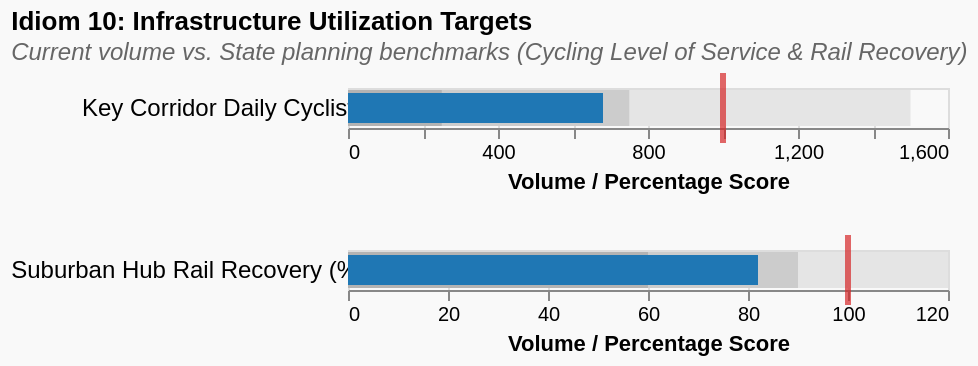

Vega-Lite specification stored for this chart:
### Vega-Lite specification from a JSON file in a GitHub repository (floating-point values rounded to 4 significant figures)
{"$schema": "https://vega.github.io/schema/vega-lite/v5.json", "title": {"text": "Idiom 10: Infrastructure Utilization Targets", "subtitle": "Current volume vs. State planning benchmarks (Cycling Level of Service & Rail Recovery)", "subtitleColor": "#666666", "subtitleFontStyle": "italic"}, "width": 600, "height": 150, "background": "#f9f9f9", "data": {"values": [{"Metric": "Key Corridor Daily Cyclists", "Poor": 250, "Good": 750, "Excellent": 1500, "Measure": 680, "Target": 1000}, {"Metric": "Suburban Hub Rail Recovery (%)", "Poor": 60, "Good": 90, "Excellent": 120, "Measure": 82, "Target": 100}]}, "facet": {"row": {"field": "Metric", "type": "nominal", "title": null, "header": {"labelAngle": 0, "labelAlign": "left", "labelFontSize": 12, "labelPadding": -10}}}, "resolve": {"scale": {"x": "independent"}}, "spec": {"layer": [{"description": "Background Range 3: Excellent", "mark": {"type": "bar", "color": "#e5e5e5"}, "encoding": {"x": {"field": "Excellent", "type": "quantitative", "title": "Volume / Percentage Score"}}}, {"description": "Background Range 2: Good", "mark": {"type": "bar", "color": "#cccccc"}, "encoding": {"x": {"field": "Good", "type": "quantitative"}}}, {"description": "Background Range 1: Poor", "mark": {"type": "bar", "color": "#b3b3b3"}, "encoding": {"x": {"field": "Poor", "type": "quantitative"}}}, {"description": "Foreground Bar: Actual Measured Volume", "mark": {"type": "bar", "color": "#1f77b4", "size": 15}, "encoding": {"x": {"field": "Measure", "type": "quantitative"}, "tooltip": [{"field": "Metric", "type": "nominal", "title": "KPI"}, {"field": "Measure", "type": "quantitative", "title": "Current Performance"}, {"field": "Target", "type": "quantitative", "title": "State Target"}]}}, {"description": "Target Marker (Tick)", "mark": {"type": "tick", "color": "#d62728", "thickness": 3, "size": 35}, "encoding": {"x": {"field": "Target", "type": "quantitative"}}}]}}
